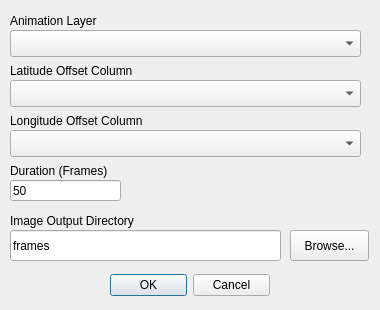
<?xml version="1.0" encoding="UTF-8"?>
<ui version="4.0">
 <class>mmqgis_animate_columns_form</class>
 <widget class="QDialog" name="mmqgis_animate_columns_form">
  <property name="windowModality">
   <enum>Qt::ApplicationModal</enum>
  </property>
  <property name="enabled">
   <bool>true</bool>
  </property>
  <property name="geometry">
   <rect>
    <x>0</x>
    <y>0</y>
    <width>380</width>
    <height>310</height>
   </rect>
  </property>
  <property name="mouseTracking">
   <bool>false</bool>
  </property>
  <property name="windowTitle">
   <string>Animate Columns</string>
  </property>
  <widget class="QDialogButtonBox" name="buttonBox">
   <property name="geometry">
    <rect>
     <x>110</x>
     <y>270</y>
     <width>160</width>
     <height>31</height>
    </rect>
   </property>
   <property name="orientation">
    <enum>Qt::Horizontal</enum>
   </property>
   <property name="standardButtons">
    <set>QDialogButtonBox::Cancel|QDialogButtonBox::Ok</set>
   </property>
  </widget>
  <widget class="QLabel" name="label">
   <property name="geometry">
    <rect>
     <x>10</x>
     <y>210</y>
     <width>161</width>
     <height>22</height>
    </rect>
   </property>
   <property name="text">
    <string>Image Output Directory</string>
   </property>
  </widget>
  <widget class="QLineEdit" name="outdirname">
   <property name="geometry">
    <rect>
     <x>10</x>
     <y>230</y>
     <width>271</width>
     <height>31</height>
    </rect>
   </property>
   <property name="text">
    <string>frames</string>
   </property>
   <property name="readOnly">
    <bool>false</bool>
   </property>
  </widget>
  <widget class="QPushButton" name="browseoutfile">
   <property name="geometry">
    <rect>
     <x>290</x>
     <y>230</y>
     <width>79</width>
     <height>31</height>
    </rect>
   </property>
   <property name="text">
    <string>Browse...</string>
   </property>
  </widget>
  <widget class="QComboBox" name="layername">
   <property name="geometry">
    <rect>
     <x>10</x>
     <y>30</y>
     <width>351</width>
     <height>27</height>
    </rect>
   </property>
  </widget>
  <widget class="QLabel" name="label_4">
   <property name="geometry">
    <rect>
     <x>10</x>
     <y>10</y>
     <width>108</width>
     <height>22</height>
    </rect>
   </property>
   <property name="text">
    <string>Animation Layer</string>
   </property>
  </widget>
  <widget class="QLineEdit" name="durationframes">
   <property name="geometry">
    <rect>
     <x>10</x>
     <y>180</y>
     <width>111</width>
     <height>21</height>
    </rect>
   </property>
   <property name="text">
    <string>50</string>
   </property>
   <property name="readOnly">
    <bool>false</bool>
   </property>
  </widget>
  <widget class="QLabel" name="label_7">
   <property name="geometry">
    <rect>
     <x>10</x>
     <y>160</y>
     <width>121</width>
     <height>22</height>
    </rect>
   </property>
   <property name="text">
    <string>Duration (Frames)</string>
   </property>
  </widget>
  <widget class="QLabel" name="label_6">
   <property name="geometry">
    <rect>
     <x>10</x>
     <y>60</y>
     <width>151</width>
     <height>22</height>
    </rect>
   </property>
   <property name="text">
    <string>Latitude Offset Column</string>
   </property>
  </widget>
  <widget class="QComboBox" name="latoffsetcol">
   <property name="geometry">
    <rect>
     <x>10</x>
     <y>80</y>
     <width>351</width>
     <height>27</height>
    </rect>
   </property>
  </widget>
  <widget class="QComboBox" name="longoffsetcol">
   <property name="geometry">
    <rect>
     <x>10</x>
     <y>130</y>
     <width>351</width>
     <height>27</height>
    </rect>
   </property>
  </widget>
  <widget class="QLabel" name="label_9">
   <property name="geometry">
    <rect>
     <x>10</x>
     <y>110</y>
     <width>161</width>
     <height>22</height>
    </rect>
   </property>
   <property name="text">
    <string>Longitude Offset Column</string>
   </property>
  </widget>
 </widget>
 <resources/>
 <connections>
  <connection>
   <sender>buttonBox</sender>
   <signal>accepted()</signal>
   <receiver>mmqgis_animate_columns_form</receiver>
   <slot>accept()</slot>
   <hints>
    <hint type="sourcelabel">
     <x>248</x>
     <y>254</y>
    </hint>
    <hint type="destinationlabel">
     <x>157</x>
     <y>274</y>
    </hint>
   </hints>
  </connection>
  <connection>
   <sender>buttonBox</sender>
   <signal>rejected()</signal>
   <receiver>mmqgis_animate_columns_form</receiver>
   <slot>reject()</slot>
   <hints>
    <hint type="sourcelabel">
     <x>316</x>
     <y>260</y>
    </hint>
    <hint type="destinationlabel">
     <x>286</x>
     <y>274</y>
    </hint>
   </hints>
  </connection>
 </connections>
</ui>
